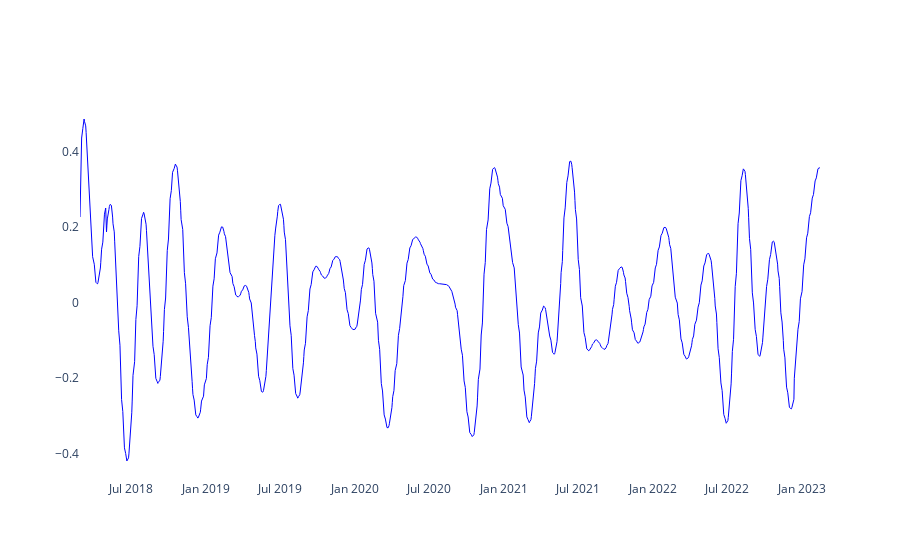

Notebook source saved alongside this figure:
### Code cell
#APLICANDO REMOÇÃO DE TENDÊNCIA SAZONAL NO GAUSSIANO DO TSI


#Instanciando o normalizador
scaler = MinMaxScaler(feature_range=(1,2))

#Transformando o gaussian tsi do ativo em um array numpy
tsi_smooth_np = np.array(smoother_tsi.smooth_data[0])

scaler.fit(tsi_smooth_np.reshape(-1,1))

tsi_scaler = scaler.transform(tsi_smooth_np.reshape(-1,1))

tsi_scaler_df = pd.DataFrame(tsi_scaler,columns=["tsi_scaler"])


#Removendo a tendência sazonal do gaussiano tsi
res = seasonal_decompose(tsi_scaler_df["tsi_scaler"], model='multiplicative', extrapolate_trend='freq',period=90)

detrended = tsi_scaler_df["tsi_scaler"].values - res.trend

detrended_df = pd.DataFrame(detrended)



fig = go.Figure()


fig.add_trace(
    go.Scatter(
        name="Gaussiano sem tendência",
        x=df.tail(len(resultados_tsi_sem_null)).index,
        y=detrended_df["trend"],
        line=dict(color='blue', width=1))
)

fig.update_layout(paper_bgcolor='rgba(0,0,0,0)', plot_bgcolor='rgba(0,0,0,0)')
fig.show()

### Figure 1 — Plotly figure (JSON) as saved in the notebook; plotly's stock layout.template omitted (floating-point values rounded to 4 significant figures; data arrays with more than 128 entries replaced by an {"elided": "..."} marker saying what was removed)
{"data": [{"line": {"color": "blue", "width": 1}, "name": "Gaussiano sem tendência", "type": "scatter", "x": {"elided": "1235 str values"}, "y": {"elided": "1235 float values"}}], "layout": {"paper_bgcolor": "rgba(0,0,0,0)", "plot_bgcolor": "rgba(0,0,0,0)"}}
